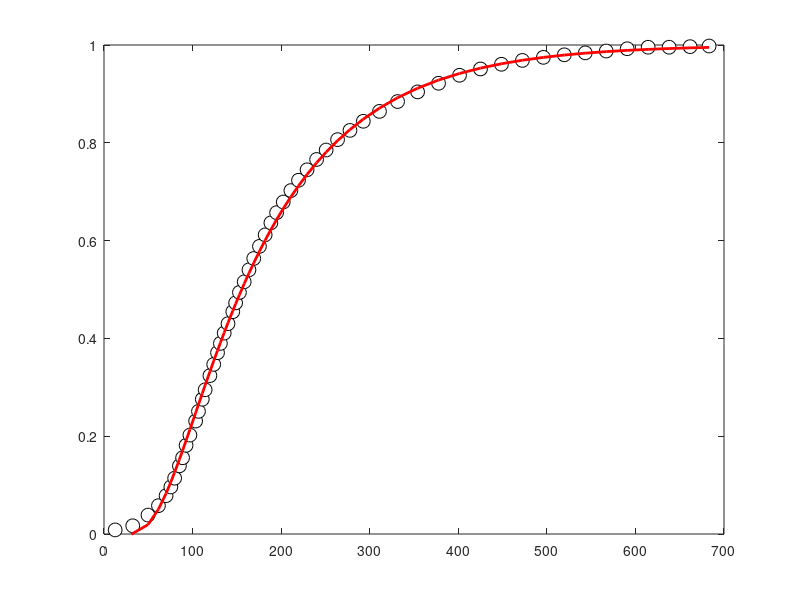
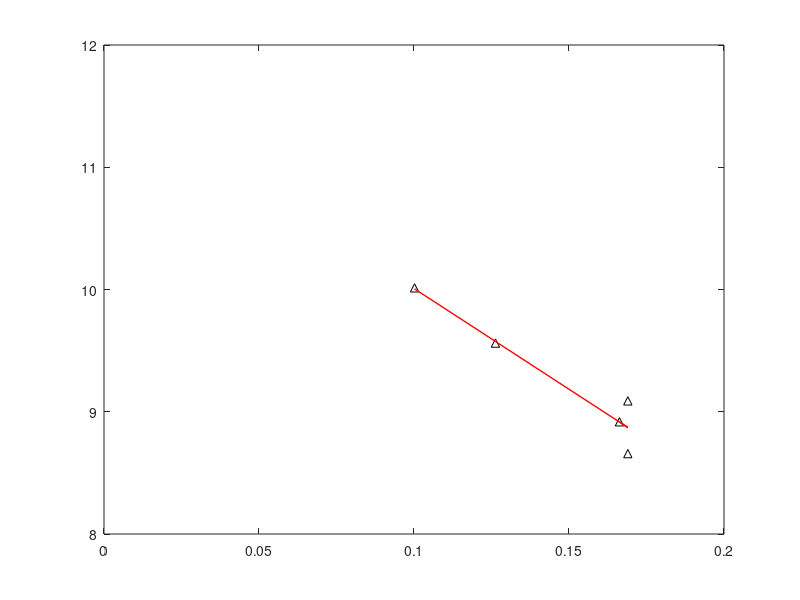
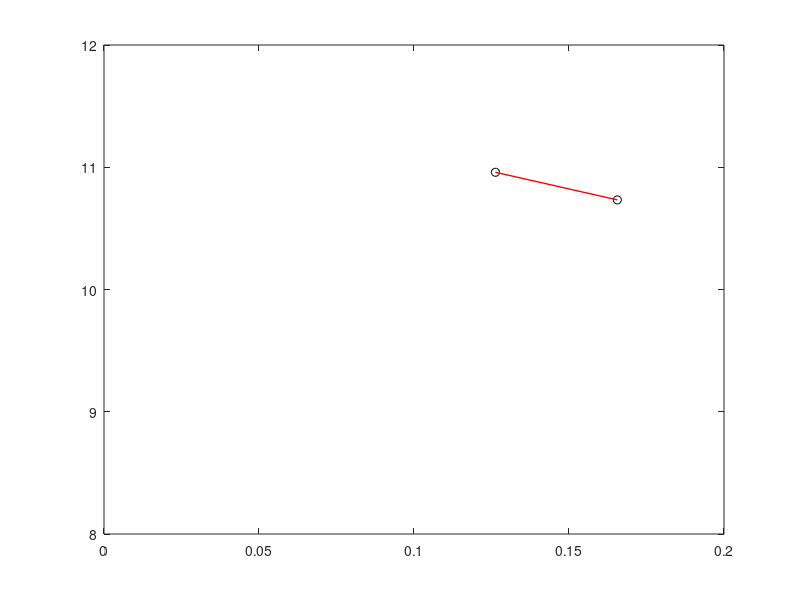
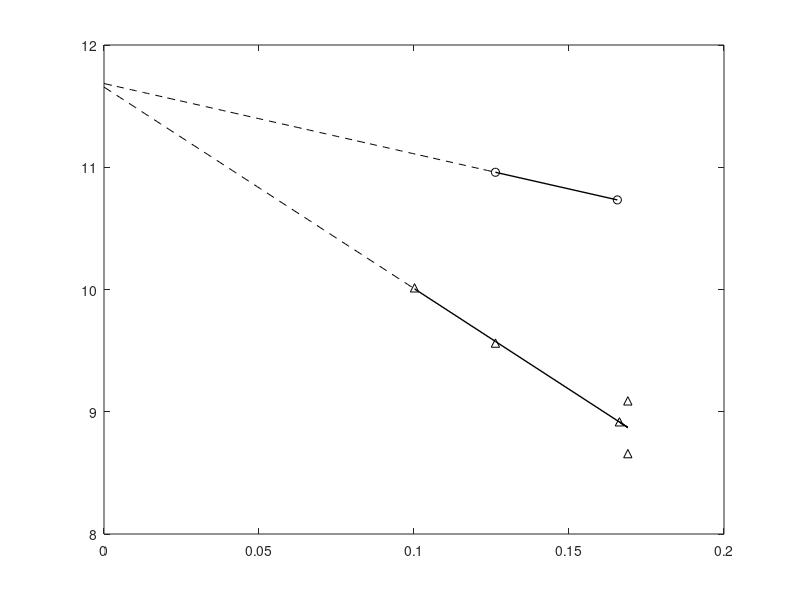

Recreate these plots in MATLAB, in order.
clear; clc; clf; close all;
format shortg
warning off
%%
guess = 0.1;
x_values = 60*[0.210255017	0.540636008	0.827478419	1.024682577	1.168103782	1.257742035	1.329452638	1.419090891	1.478849727	1.544584446	1.616295049	1.723860953	1.777643905	1.849354508	1.90313746	1.992775713	2.064486316	2.136196919	2.189979871	2.261690473	2.333401076	2.42303933	2.476822282	2.548532884	2.638171138	2.727809391	2.817447644	2.925013549	3.032579453	3.140145357	3.247711261	3.373204816	3.516626021	3.660047226	3.821396083	4.000672589	4.179949096	4.395080904	4.628140363	4.879127473	5.183897534	5.524522897	5.901003561	6.295411876	6.689820191	7.084228506	7.478636821	7.873045136	8.267453451	8.661861766	9.056270081	9.450678396	9.845086711	10.23949503	10.63390334	11.02831166	11.38686467];
y_values = [0.008367216	0.016812313	0.038665572	0.057938207	0.078344526	0.096244806	0.114145086	0.139354648	0.155912407	0.181271137	0.202303967	0.230944415	0.250783892	0.275545946	0.294937917	0.323876703	0.346848729	0.37071577	0.389809402	0.410842231	0.430085032	0.454548749	0.472598198	0.494078534	0.515708039	0.540171756	0.56344212	0.588204174	0.611772877	0.636236593	0.657120253	0.678898927	0.702318461	0.723425874	0.744771959	0.765894289	0.785226592	0.806502354	0.825382887	0.844029012	0.864266274	0.884394144	0.904116999	0.921773184	0.938127531	0.950983187	0.960584246	0.968476642	0.974741741	0.979949095	0.983935975	0.987678761	0.99236538	0.995435549	0.995462671	0.996628901	0.997921699];
d = 10;
fun = @(D,x) 1 - 2*exp(-D(1)*pi^2*x_values/d^2) + 2*exp(-4*D(1)*pi^2*x_values/d^2) - 2*exp(-9*D(1)*pi^2*x_values/d^2) + 2*exp(-16*D(1)*pi^2*x_values/d^2) - 2*exp(-25*D(1)*pi^2*x_values/d^2);
[best_fit, residual] = lsqcurvefit(fun, guess, x_values, y_values);

%%
figure
a1 = plot(x_values, y_values, 'ko', 'MarkerFaceColor', 'w', 'MarkerSize', 10);
hold on
a2 = plot(x_values, fun(best_fit), 'r-', 'LineWidth' , 2);
D = best_fit
ylim([0 1])

%% Triangles
guess2 = [0.001 0.25];
x = [0.168983051	0.166271186	0.168983051	0.126271186	0.100169492];
y = [8.657534247	8.917808219	9.089041096	9.561643836	10.01369863];

fun2 = @(D,s) -D(1)*(x) + 1./D(2);
[best_fit2, residual2] = lsqcurvefit(fun2, guess2, x, y);


figure
plot(x,y,'k^')
hold on
a2 = plot(x, fun2(best_fit2), 'r-', 'LineWidth' , 1);
xlim([0 0.2])
ylim([8,12])

slope = best_fit2(1)
D = best_fit2(2)
dx = slope*D

fun3 = @(q) -slope*(q) + 1/D;
f = linspace(0,0.1);
p = fun3(f);

%% Circles
guess3 = [0.001 0.25];
x_1 = [0.16559322	0.126271186];
y_1 = [10.73287671	10.95890411];

fun6 = @(D,v) -D(1)*(x_1) + 1./D(2);
[best_fit3, residual3] = lsqcurvefit(fun6, guess3, x_1, y_1);

figure
plot(x_1,y_1,'ko')
hold on
a2 = plot(x_1, fun6(best_fit3), 'r-', 'LineWidth' , 1);
xlim([0 0.2])
ylim([8,12])

slope_1 = best_fit3(1)
D_1 = best_fit3(2)
dx_1 = slope_1*D_1

fun4 = @(u) -slope_1*(u) + 1/D_1;
w = linspace(0,x_1(2));
r = fun4(w);

%% Final Plot
figure
% ezplot(fun3)
plot(x,y,'k^')
hold on
plot(x, fun2(best_fit2), 'k-', 'LineWidth' , 1);
plot(f,p, 'k--')
plot(x_1,y_1,'ko')
plot(x_1, fun6(best_fit3), 'k-', 'LineWidth' , 1);
plot(w,r, 'k--')

xlim([0 0.2])
ylim([8,12])